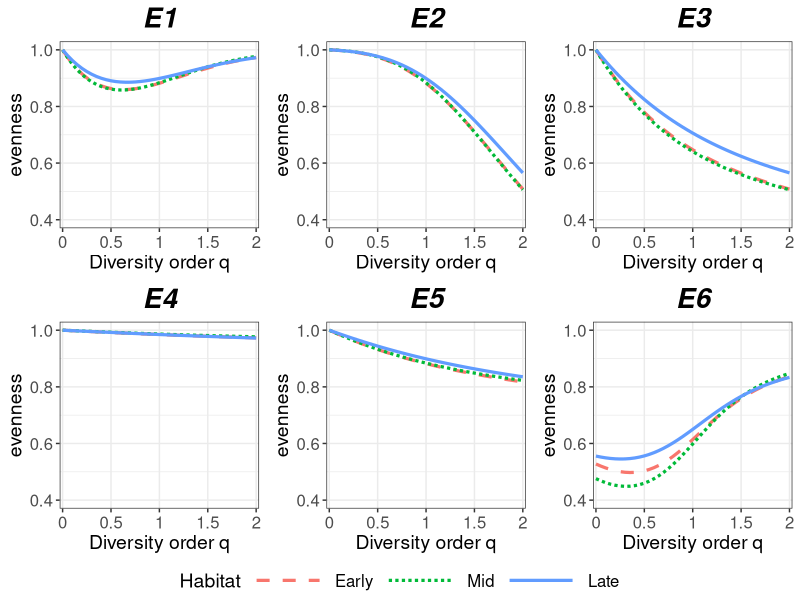
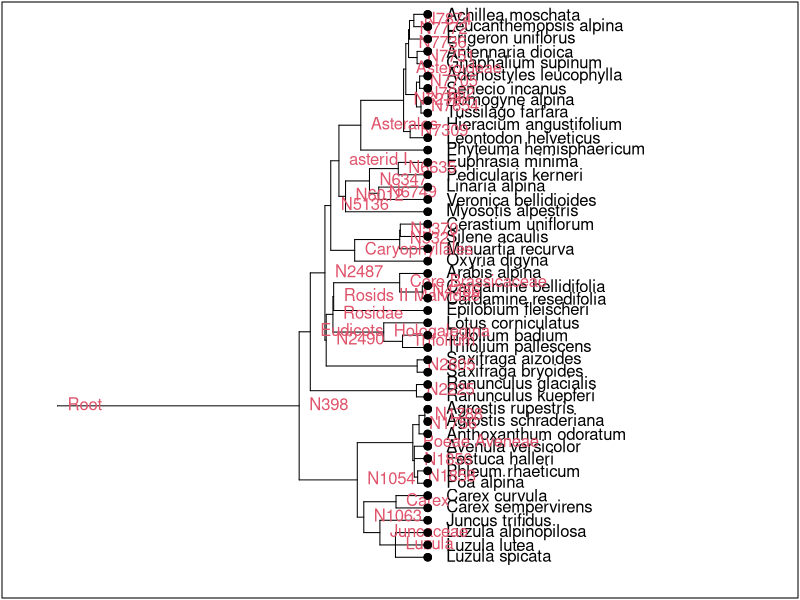
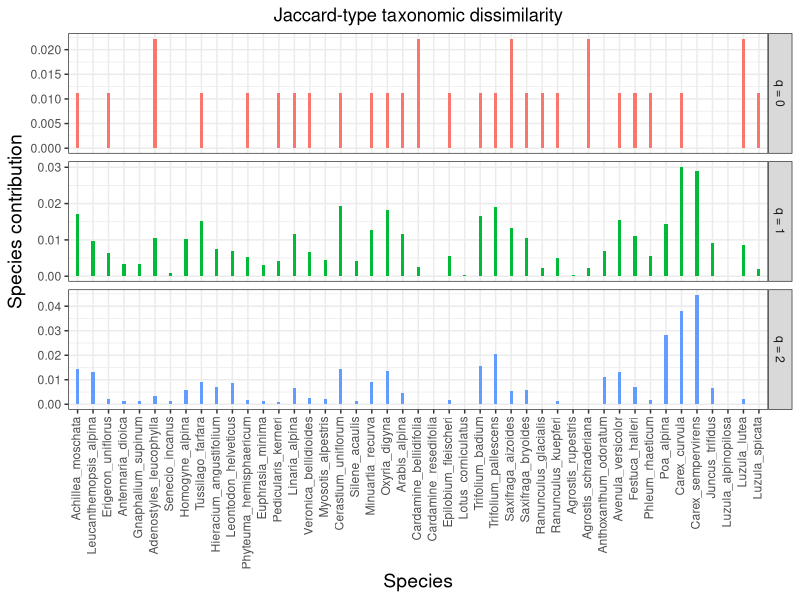
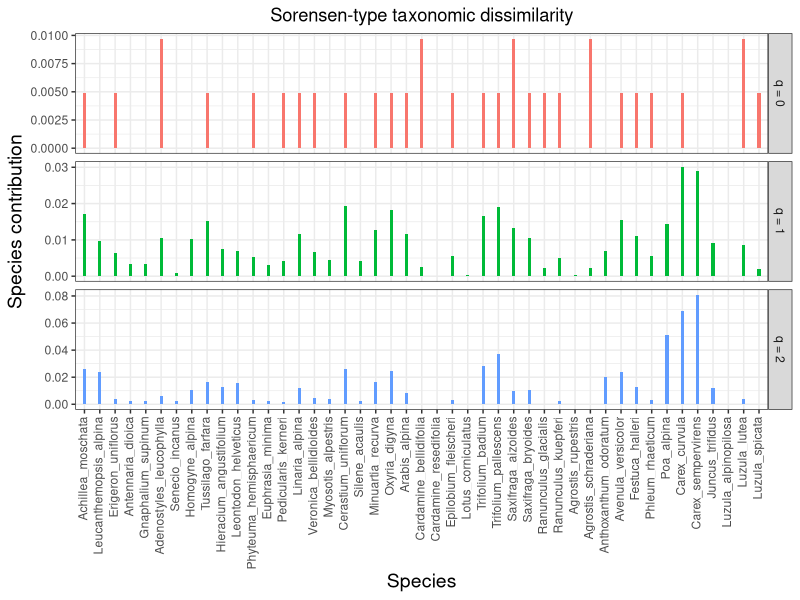
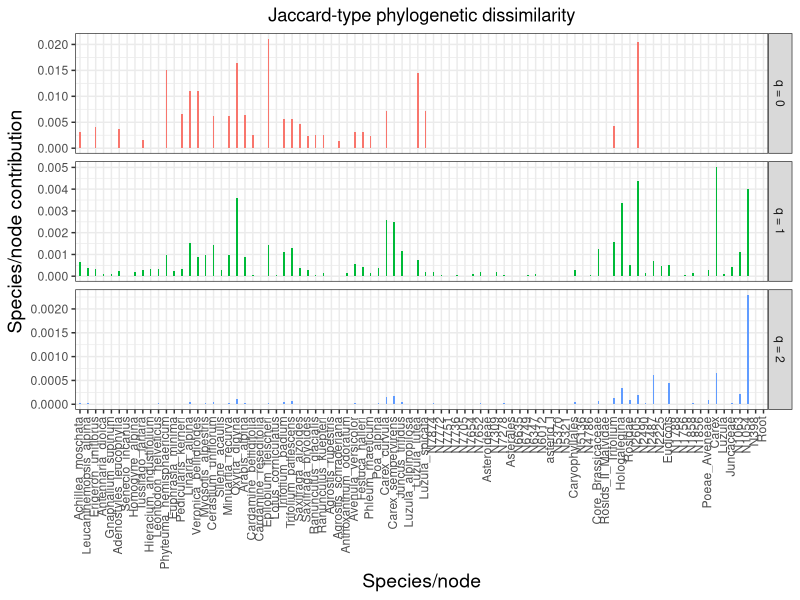
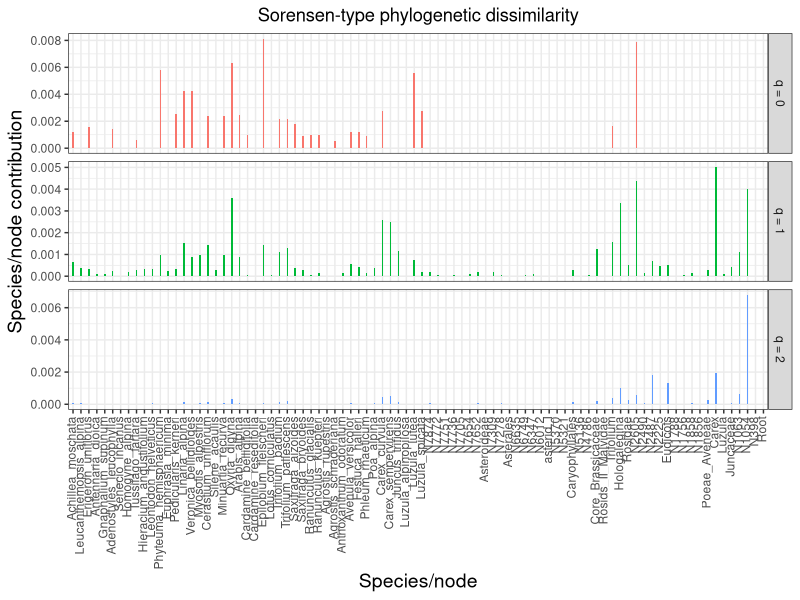

Here is the R script that generated these plots, in order:
#*******************************************************************************
#********************************************************************************
# 
#
## R scipts "Evenness" for Chao and Ricotta (2019) paper. 
## This R code is for computing Figures 2, 3 and 4 of Chao and Ricotta (2019) Ecology paper.
# NOTE: The packages "ggplot2", "dplyr", "ade4", "reshape2", "ggpubr", "phytools", "ape" must be 
# installed and loaded before running the scripts. 
# 
#
#
# The following R scripts include two parts:  
# (1). Script for computing the profiles for six classes of evenness measures (Figure 2 in Chao and Ricotta's paper).
# (2). Script for computing the contribution of each species/node to taxonomic dissimarity and/or phylogenetic
#      dissimarity measures (Figures 3 and 4 in Chao and Ricotta's paper)
#
# 
#
#*******************************************************************************
#*******************************************************************************


####################################################################################
#
# (1). Computing the profiles for six classes of evenness measures (Figure 2)
#
####################################################################################
library(dplyr)
library(ade4)
library(phytools)
library(ggplot2)
library(ape)
library(reshape2)
library(ggpubr)

qD <- function(p,q){
  p <- p[p>0]
  if(q!=1){
    (sum(p^q))^(1/(1-q))
  }else{
    exp(-sum(p*log(p)))
  }
}

#' new_fun computes all six classes of evenness.
#' @param x is an observed species-by-assemblage abundance or frequency vector 
#' @param q.order is a vector of diversity order: user must specify a sequence (suggested from 0 to 2 in an increment of 0.05).
#' @return profiles of all six classes of evenness indices listed in Table 1; see Figure 2 for an example.
new_fun <- function(x,q.order){
  FUN <- qD
  n <- sum(x)
  p <- x/n
  q_profile_evenness <- function(q){
    qDest <- FUN(p,q)
    #S <- sum(x>0)
    S <- sum(x>0)
    E1 <- ifelse(q!=1, (1-qDest^(1-q))/(1-S^(1-q)), log(qDest)/log(S))
    E2 <- ifelse(q!=1, (1-qDest^(q-1))/(1-S^(q-1)), log(qDest)/log(S))
    E3 <- (qDest-1)/(S-1)
    E4 <- (1-1/qDest)/(1-1/S)
    E5 <- log(qDest)/log(S)
    if(q==0){
      p <- p[p>0]
      nu <- abs(p - (1/S))
      nu <- nu[nu > 0]
      sub1 <- (sum(log(abs(nu)))/sum(nu>0)-(log(1-1/S)+(1-S)*log(S))/S)
      E6 <- 1-exp(sub1)
    }else{
      p <- p[p>0]
      E6 <- 1-(sum(abs(p-1/S)^q)/((1-1/S)^q+(S-1)*S^(-q)))^(1/q)
    }
    
    #E6 <- ifelse(q=1, 1-sum(abs(p-1/S)^(1-q))/(abs(1-1/S)^(1-q)+)
    return(c(E1,E2,E3,E4,E5,E6))
  }
  out <- as.matrix(t(sapply(q.order, q_profile_evenness)))
  colnames(out) <- c("E1", "E2", "E3", "E4", "E5", "E6")
  out
}

tax_q_profile <- function(x, name1){
  x <- as.data.frame(x)
  x$q.order <-as.character(q)
  x1 <- melt(x, id.vars = c("q.order"))
  names(x1) <- c("q", "Habitat", "evenness")
  ggplot(x1, aes(q, evenness))+
    geom_line(aes(color = Habitat, group = Habitat, linetype = Habitat), size = 1.1)+
    scale_linetype_manual(values=c("dashed", "1111", "solid"))+
    theme_bw()+
    theme(axis.title = element_text(size = 14), 
          axis.text = element_text(size = 12), 
          legend.title = element_text(size = 14),
          legend.text = element_text(size = 12),
          strip.text = element_text(size = 14),
          legend.position = "bottom")+
    scale_x_discrete(breaks=seq(0, 2, 0.5))+
    theme(legend.key.width = unit(2,"cm"))+
    theme(plot.title = element_text(size=20, face="bold.italic",hjust = 0.5))+
    ggtitle(name1)+
    xlab("Diversity order q")
  #ylim(c(0, 1))
}

#' Gini_even computes the two Gini evenness indices
#' @param x is an observed species-by-assemblage abundance or frequency vector. 
#' @return a vector of two Gini evenness indices (non-normalized and normalizd).
Gini_even <- function(x){
  x <- sort(x[x>0], decreasing = T)/sum(x)
  S <- length(x)
  ipi <- sapply(1:S, function(i) i*x[i]) %>% sum
  c("Non-normalized Gini" = (2*ipi-1)/S, "Normalized Gini" = (2*ipi-2)/(S-1))
}
                
####################################################################################
#
# Example for (1). Alpine species example (See Figure 2 for output)
#
####################################################################################
                
##########caculate evenness##########
data <- read.table("Alpine data(relative abundance data).txt")
q <- seq(0, 2, 0.05)
name1 <- c("E1", "E2", "E3", "E4", "E5", "E6")
Ricotta_ind_evenness1 <- lapply(list(data[, 1], data[, 2], data[, 3]), function(x) new_fun(x = x, q.order = q))
Ricotta_ind_evenness2 <- array(unlist(Ricotta_ind_evenness1), c(length(q), 6, 3))
Ricotta_ind_evenness3 <- aperm(Ricotta_ind_evenness2, c(1, 3, 2))
dimnames(Ricotta_ind_evenness3)[[1]] <- paste0("q = ", q)
dimnames(Ricotta_ind_evenness3)[[2]] <- colnames(data)
dimnames(Ricotta_ind_evenness3)[[3]] <- name1
Gini_indices <- apply(data,2,Gini_even)# compute the Gini evenness indices for each assemblage.

##########plot ##############
ggarrange(tax_q_profile(Ricotta_ind_evenness3[, , 1], name1[1])+ylim(c(0.4, 1)),
          tax_q_profile(Ricotta_ind_evenness3[, , 2], name1[2])+ylim(c(0.4, 1)),
          tax_q_profile(Ricotta_ind_evenness3[, , 3], name1[3])+ylim(c(0.4, 1)),
          tax_q_profile(Ricotta_ind_evenness3[, , 4], name1[4])+ylim(c(0.4, 1)),
          tax_q_profile(Ricotta_ind_evenness3[, , 5], name1[5])+ylim(c(0.4, 1)),
          tax_q_profile(Ricotta_ind_evenness3[, , 6], name1[6])+ylim(c(0.4, 1)),
          ncol=3, nrow=2, common.legend = TRUE, legend="bottom")

####################################################################################
#
# (2). Computing the contribution of each species/node to dissimilarity (Figures 3 and 4)
#
####################################################################################
#' dis1 computes the ontribution of each species/node for the two types of dissimilarity measures
#' @param x is the species-by-assemblages abundance matrix with species names as rownames.
#' @param q is value for the diversity order.
#' @param type is tax (taxonomic) or phy (phylogenetic).
#' @param type2 is "species" or "k"."species" means the contribution of each species/node to the two types of dissimilarity measures 
#' (Jaccard-type dissimilarity and Sorensen-type dissimilarity).
#' "k" means the contribution of each assemblage/location/site to the two types of dissimilarity measures 
#' (Jaccard-type dissimilarity and Sorensen-type dissimilarity). In the worked example, the contribution of each assemblage is not computed.
#' @tree is the pylog object of the phylogeny tree of all assemblages.
#' @return the contribution of each species/node for the two types of dissimilarity measures: Jaccard-type (1-U_qN) and Sorensen-type (1-C_qN)
dis1 <- function(x, q, type = "tax", type2 = "species", tree = NULL){
  if(type2 == "species"){
    FUN <- rowSums
  }else{
    FUN <- colSums
  }
  if(type == "tax"){
    x <- as.matrix(x)
    x <- x[rowSums(x)>0, ]
    N <- ncol(x)
    zbar <- rowSums(x)/N
    x1 <- x[zbar>0, ]
    zbar1 <- zbar[zbar>0]
    if(q==0){
      UqN <- FUN(x==0)/((N-1)*(sum(rowSums(x)>0)))
      CqN <- FUN(x==0)/((N-1)*(sum(apply(x, 2, function(i){sum(i>0)}))))
    }else if(q==2){
      UqN <- FUN((x1-zbar1)^2)/((N^q-N)*sum(zbar1^q))
      CqN <- FUN((x1-zbar1)^2)/((1-N^(1-q))*sum(x1^q))
    }else if(q!=1){
      UqN <- FUN((x1)^q-(zbar1)^q)/((N^q-N)*sum(zbar1^q))
      CqN <- FUN((x1)^q-(zbar1)^q)/((1-N^(1-q))*sum(x1^q))
    }else{
      x2 <- x1/zbar1
      UqN <- FUN(x1*log(x2), na.rm = T)/((sum(x)*log(N)))
      CqN <- UqN
    }
  }else{
    Li <- c(tree1$leaves, tree1$nodes)
    cumtree = function(a, tree){
      a <- a[names(tree$leaves)]
      for(i in 1:length(tree$parts)){
        a[1+length(a)] <- sum(a[tree$parts[[i]]])
        names(a)[length(a)] <- names(tree$parts)[i]
      }
      a
    }
    ai <- apply(x, 2, cumtree, tree1)
    wt <- apply(ai, 1, function(x1)(sum(x1))^q/sum(Li*rowSums(ai, na.rm = T)^q))
    N <- ncol(ai)
    zbar <- rowSums(ai)/N
    x1 <- ai[zbar>0, ]
    zbar1 <- zbar[zbar>0]
    Li <- Li[zbar>0]
    T1 <- sum(rowSums(x1)*Li)
    if(q==0){
      if(type2 == "species"){
        rn <- nrow(x1)
        UqN <- sapply(1:rn, function(i){(Li[i]*sum(x1[i, ]==0))})/((N-1)*sum(Li)) 
        CqN <- sapply(1:rn, function(i){(Li[i]*sum(x1[i, ]==0))/((N-1)*sum(Li*rowSums(x1!=0)))})
      }else{
        UqN <- apply(x1, 2, function(x){sum(Li[x==0])})/((N-1)*sum(Li)) 
        CqN <- apply(x1, 2, function(x){sum(Li[x==0])/((N-1)*sum(Li*colSums(x1!=0)))})
      }
      
    }else if(q==2){
      UqN <- FUN(Li*((x1-zbar1)^2), na.rm = T)/((N^q-N)*sum(Li*zbar1^q))
      CqN <- FUN(Li*((x1-zbar1)^2), na.rm = T)/((1-N^(1-q))*sum(Li*x1^q))
    }else if(q!=1){
      UqN <- FUN(Li*((x1)^q-(zbar1)^q), na.rm = T)/((N^q-N)*sum(Li*zbar1^q))
      CqN <- FUN(Li*((x1)^q-(zbar1)^q), na.rm = T)/((1-N^(1-q))*sum(Li*x1^q))
    }else{
      x2 <- x1/zbar1
      UqN <- FUN(Li*x1*log(x2), na.rm = T)/(T1*log(N))
      CqN <- UqN
    }
  }
  
  # c(sum(UqN), sum(CqN))
  rbind(UqN, CqN)
}
                
#' draw_dis_spe plot the contribution of each species/node to dissimilarity (Jaccard-type dissimilarity and Sorensen-type dissimilarity).
#' @param data is a merged table of output values with three columns (q = 0, 1, 2).
#' @param title_name is the title name of plot. 
#' @type indicates the type of contribution: "tax" for taxonomic and "phy" for phylogenetic       
#' @return the plot of each contribution.
draw_dis_spe <- function(data, title_name, type = "tax"){
  colnames(data) <- c("q = 0", "q = 1", "q = 2")
  data <- melt(data)
  g <- ggplot(data, aes(x = as.factor(Var1), y = value, fill = Var2))+
    geom_col(width = 0.2)+
    facet_grid(Var2~., scales = "free_y")+
    theme_bw()+
    # ylim(c(0, max(data[, 3])))+
    theme(axis.text.x = element_text(angle = 90, hjust = 1, vjust = .3), 
          axis.title = element_text(size = 14), 
          plot.title = element_text(hjust = 0.5))+
    guides(fill=FALSE)+
    ggtitle(title_name)
  
  if(type == "tax"){
    g <- g +
      xlab("Species")+
      ylab("Species contribution")
  }else{
    g <-  g +
      xlab("Species/node")+
      ylab("Species/node contribution")
  }
  return(g)
}

######plot tree (tree in Figure 1)#### 
plot.phylog <- function (x, y = NULL,
                         f.phylog = 0.5, cleaves = 1, cnodes = 0,
                         labels.leaves = names(x$leaves), clabel.leaves = 1,
                         labels.nodes = names(x$nodes), clabel.nodes = 0,
                         sub = "", csub = 1.25, possub = "bottomleft", draw.box = FALSE, ...)
{
  if (!inherits(x, "phylog")) 
    stop("Non convenient data")
  leaves.number <- length(x$leaves)
  leaves.names <- names(x$leaves)
  nodes.number <- length(x$nodes)
  nodes.names <- names(x$nodes)
  if (length(labels.leaves) != leaves.number) labels.leaves <- names(x$leaves)
  if (length(labels.nodes) != nodes.number) labels.nodes <- names(x$nodes)
  leaves.car <- gsub("[_]"," ",labels.leaves)
  nodes.car <- gsub("[_]"," ",labels.nodes)
  mar.old <- par("mar")
  on.exit(par(mar=mar.old))
  
  par(mar = c(0.1, 0.1, 0.1, 0.1))
  
  if (f.phylog < 0.05) f.phylog <- 0.05 
  if (f.phylog > 0.95) f.phylog <- 0.95 
  
  maxx <- max(x$droot)
  plot.default(0, 0, type = "n", xlab = "", ylab = "", xaxt = "n", 
               yaxt = "n", xlim = c(-maxx*0.15, maxx/f.phylog), ylim = c(-0.05, 1), xaxs = "i", 
               yaxs = "i", frame.plot = FALSE)
  
  x.leaves <- x$droot[leaves.names]
  x.nodes <- x$droot[nodes.names]
  if (is.null(y)) y <- (leaves.number:1)/(leaves.number + 1)
  else y <- (leaves.number+1-y)/(leaves.number+1)
  names(y) <- leaves.names
  xcar <- maxx*1.05
  xx <- c(x.leaves, x.nodes)
  
  if (clabel.leaves > 0) {
    for (i in 1:leaves.number) {
      text(xcar, y[i], leaves.car[i], adj = 0, cex = par("cex") * 
             clabel.leaves)
      #segments(xcar, y[i], xx[i], y[i], col = grey(0.7))
    }
  }
  yleaves <- y[1:leaves.number]
  xleaves <- xx[1:leaves.number]
  if (cleaves > 0) {
    for (i in 1:leaves.number) {
      points(xx[i], y[i], pch = 21, bg=1, cex = par("cex") * cleaves)
    }
  }
  yn <- rep(0, nodes.number)
  names(yn) <- nodes.names
  y <- c(y, yn)
  for (i in 1:length(x$parts)) {
    w <- x$parts[[i]]
    but <- names(x$parts)[i]
    y[but] <- mean(y[w])
    b <- range(y[w])
    segments(xx[but], b[1], xx[but], b[2])
    x1 <- xx[w]
    y1 <- y[w]
    x2 <- rep(xx[but], length(w))
    segments(x1, y1, x2, y1)
  }
  if (cnodes > 0) {
    for (i in nodes.names) {
      points(xx[i], y[i], pch = 21, bg="white", cex = cnodes)
      
    }
  }
  #if (clabel.nodes > 0) {
  text(xx[names(x.nodes)], y[names(x.nodes)], nodes.car, 
       clabel.nodes, col = 2 , pos = 4)
  #}
  x <- (x.leaves - par("usr")[1])/(par("usr")[2]-par("usr")[1])
  y <- y[leaves.names]
  xbase <- (xcar - par("usr")[1])/(par("usr")[2]-par("usr")[1])
  if (csub>0) scatterutil.sub(sub, csub=csub, possub=possub)
  if (draw.box) box()
  if (cleaves > 0) points(xleaves, yleaves, pch = 21, bg=1, cex = par("cex") * cleaves)
  
  return(invisible(list(xy=data.frame(x=x, y=y), xbase= xbase, cleaves=cleaves)))
}

###################################################################################
#
# Example for (2). Alpine species example (See Figures 3 and 4 for output)
#
####################################################################################
######arrange data######
data1 <- read.table("Alpine data(relative abundance data).txt")
tree <- read.table("Alpine phylo_tree.txt", header = F)[1,1]
tree1 <- newick2phylog(tree)
plot.phylog(tree1,
            draw.box = TRUE, labels.nodes = names(tree1$nodes), clabel.leaves = 1, clabel.nodes = 1)


######caculate the contribution of each species for taxonomic dissimarity and then plot #####
t01 <- t(dis1(data1, 0, type = "tax", type2 = "species"))
t11 <- t(dis1(data1, 1, type = "tax", type2 = "species"))
t21 <- t(dis1(data1, 2, type = "tax", type2 = "species"))

tax_UqN_r <- cbind(t01[, 1], t11[, 1], t21[, 1])
tax_CqN_r <- cbind(t01[, 2], t11[, 2], t21[, 2])
draw_dis_spe(tax_UqN_r, "Jaccard-type taxonomic dissimilarity")
draw_dis_spe(tax_CqN_r, "Sorensen-type taxonomic dissimilarity")

######caculate the contribution of each species/node for phylogenetic dissimarity and then plot #####

p01 <- t(dis1(data1, 0, type = "phy", type2 = "species", tree = tree1))
p11 <- t(dis1(data1, 1, type = "phy", type2 = "species", tree = tree1))
p21 <- t(dis1(data1, 2, type = "phy", type2 = "species", tree = tree1))

phy_UqN_r <- cbind(p01[, 1], p11[, 1], p21[, 1])
phy_CqN_r <- cbind(p01[, 2], p11[, 2], p21[, 2])

draw_dis_spe(phy_UqN_r, "Jaccard-type phylogenetic dissimilarity", type = "phy")
draw_dis_spe(phy_CqN_r, "Sorensen-type phylogenetic dissimilarity", type = "phy")

##################################################
